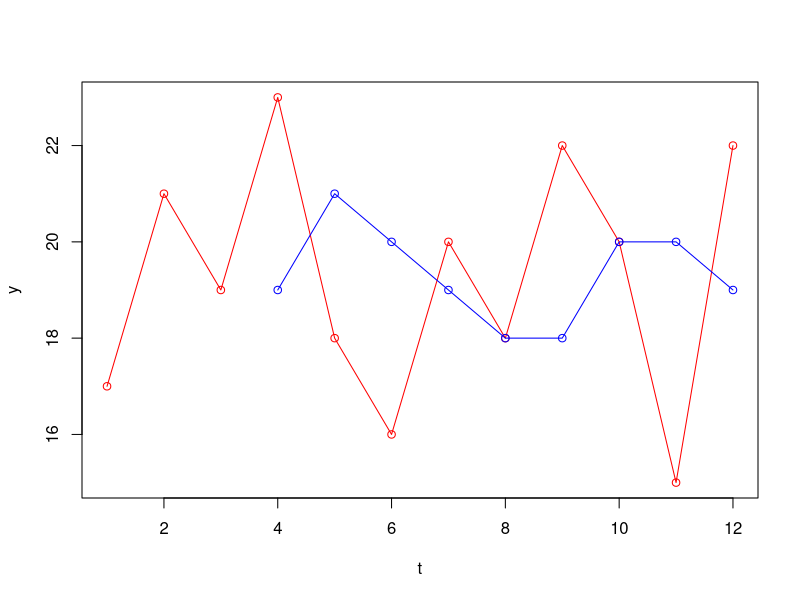
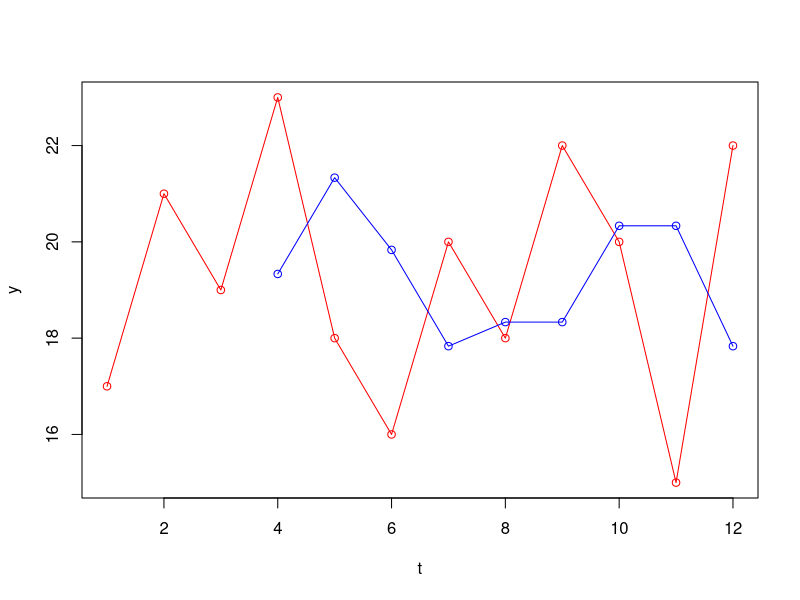

These figures' R source, in order:
## ---- chunk 1
knitr::opts_chunk$set(echo = TRUE)
library(TTR)
library(forecast)
## ---- chunk 2
y = c(17, 21, 19, 23, 18, 16, 20, 18, 22, 20, 15, 22)
t = 1:12

n = length(y)
## ---- chunk 3
p = NA
e = NA
for(i in 1:(n-3)){
  p[i+3]=(y[i]+y[i+1]+y[i+2])/3; e[i+3] = p[i+3] -y[i+3]
}

maverages = data.frame(t,y,p,e^2)
maverages

CME=mean(e^2,na.rm=TRUE)
CME

plot(t, y, type="o", col="red")
x = (3+1):n
lines(x,p[x],type="o",col="blue")

## ---- chunk 4
p2 = NA
e2 = NA
for(i in 1:(n-3)){
  p2[i+3]=(1/6)*y[i]+(2/6)*y[i+1]+(3/6)*y[i+2]; e2[i+3] = p2[i+3] - y[i+3]
}

mwaverages = data.frame(t,y,p2,e2^2)
mwaverages

CME=mean(e2^2,na.rm=TRUE)
CME

plot(t, y, type="o", col="red")
x2 = (3+1):n
lines(x2,p2[x2],type="o",col="blue")
## ---- chunk 5
p3 = NA
e3 = NA

p3[1]=y[1]
p3[2]=y[1]

alfas = 0.05:0.5:0.05

for (a in alfas) {
  for(i in 3:n){
    p3[i]=a*y[i-1]+(1-a)*p3[i-1]; e3[i] = y[i]- p3[i]
  }
  # 
  # smooth_exp = data.frame(t,y,p3,e3^2)
  # smooth_exp
  
  CME=mean(e3^2,na.rm=TRUE)
  print(CME)
  # 
  # plot(t, y, type="o", col="red")
  # x3 = 2:n
  # lines(x3,p3[x3],type="o",col="blue")
}


## ---- chunk 6

